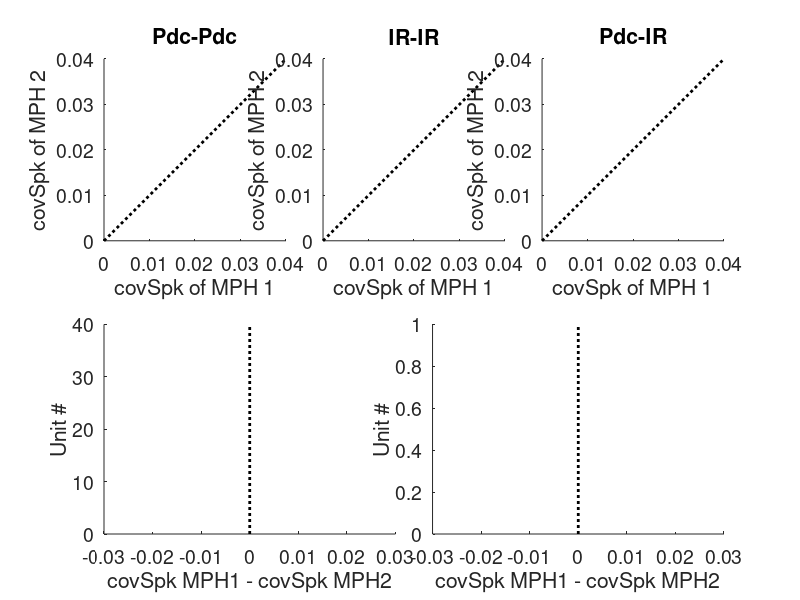

The MATLAB source for this figure: (Note: this script raises an error after producing the figure.)
function analyzeMPH_withinContext( PlotThis, select_stim, UnitFilt )
%
%  analyzeMPH_withinContext( PlotThis, select_stim )
%   Control for analyzeMPH, which compares metrics of period responses
%   across Pdc/IR contexts. 
%
%  KP, 2018-05
%

global fn AMrates rateVec_AC rateVec_DB
close  all
rng('shuffle')

if nargin<1
    PlotThis = 'covSpk'; 'FR'; 'FF'; 'TrV'; 'VS'; 'MP'; 'CrSc'; 'Rel'; 'CV'; 'r_all'; 'r_pdc';
    select_stim = 'iBMF_FR'; 'iBMF_VS'; 'iSync'; 'all';
    UnitFilt =    'All';  'Sparse';  'HighFR';
elseif nargin==1
    select_stim = 'iBMF_FR'; 'iBMF_VS'; 'iSync'; 'all';
    UnitFilt =    'All';  'Sparse';  'HighFR';
elseif nargin==2
    UnitFilt =    'All';  'Sparse';  'HighFR';
end

%!!!!!!!!!!!!!!!!!
SUonly   =  1;
%!!!!!!!!!!!!!!!!!
AMrespFilt =  1;
%!!!!!!!!!!!!!!!!!
FRcutoff =  1;%Hz 
%!!!!!!!!!!!!!!!!!
minTrs   =  10;
%!!!!!!!!!!!!!!!!!
tVarBin = 31;
%!!!!!!!!!!!!!!!!!



%% Set options


set(0,'DefaultTextInterpreter','none')
set(0,'DefaultAxesFontSize',14)

scrsz = get(0,'ScreenSize');
narrow     = [1 scrsz(4) scrsz(3)/4 scrsz(4)];
fullscreen = [1 scrsz(4) scrsz(3) scrsz(4)];
smallrect  = [1 scrsz(4)/3 scrsz(3)/5 scrsz(4)/3];
widerect = [1 scrsz(4)/3 scrsz(3) scrsz(4)/3];

switch PlotThis
    case 'FR'
        if strcmp(UnitFilt,'Sparse')
            yminval = 0;
            ymaxval = 25;
        else
            yminval = 0;
            ymaxval = 40;
        end
    case 'FF'
        yminval = 0;
        ymaxval = 10;
    case 'TrV'
        yminval = 0;
        ymaxval = 0.7;
    case 'CV'
        yminval = 0;
        ymaxval = 4;
    case {'VS' 'Rel'}
        yminval = 0;
        ymaxval = 1;
    case 'MP'
        yminval = 0;
        ymaxval = 2*pi;
    case {'r_all' 'r_pdc' 'avTrCorr'}
        yminval = 0;
        ymaxval = 1;
    case 'covSpk'
        yminval = 0;
        ymaxval = 0.04;
    case 'CrSc'
        yminval = -0.2;
        ymaxval = 0.8;
    otherwise
        keyboard
end

AMrates = [2 4 8 16 32];
ContextStr = {'Periodic' 'Irregular'};
SeqPosStr = {'Early' 'Late'};
DpTypeStr = {'Pdc-Pdc' 'IR-IR' 'Pdc-IR'};



%% Set up figures


% RATES SEPARATED
for ir = 1:numel(AMrates)
    
    hfr(ir) = figure;
    set(hfr(ir),'Position',fullscreen)
    for isp = 1:numel(DpTypeStr)
        hspr(ir,isp)=subplot(2,2*numel(DpTypeStr),[isp*2-1 isp*2]); hold on
        axis square
        plot([yminval ymaxval],[yminval ymaxval],':k','LineWidth',2);
        xlim([yminval ymaxval])
        ylim([yminval ymaxval])
        title(DpTypeStr{isp})
        ylabel([(PlotThis) ' of MPH 2'])
        xlabel([(PlotThis) ' of MPH 1'])
        hold off
    end
    hspr(ir,4)=subplot(2,2*numel(DpTypeStr),7:9); hold on
    plot([0 0],[0 40],':k','LineWidth',2);
    
    if any(strcmp(PlotThis,{'VS' 'MP' 'CrSc' 'Rel'}))
        xlim([-ymaxval ymaxval])
    else
        xlim([-ymaxval ymaxval].*0.75)
    end
    
    ylim([0 40])
    xlabel([(PlotThis) ' MPH1 - ' (PlotThis) ' MPH2'])
    ylabel('Unit #')
    hold off
    
    hspr(ir,5)=subplot(2,2*numel(DpTypeStr),10:12); hold on
    plot([0 0],[0 40],':k','LineWidth',2);
    
    if any(strcmp(PlotThis,{'VS' 'MP' 'CrSc' 'Rel'}))
        xlim([-ymaxval ymaxval])
    else
        xlim([-ymaxval ymaxval].*0.75)
    end
    
    ylim([0 1])
    xlabel([(PlotThis) ' MPH1 - ' (PlotThis) ' MPH2'])
    ylabel('Unit #')
    hold off
    
    suptitle(sprintf('%s of MPHs  |  stimuli: %s  |  %i Hz',PlotThis,select_stim,AMrates(ir)))
    
end
hold off



% OVERLAY

hfo = figure; hold on
set(hfo,'Position',fullscreen)

for isp = 1:numel(DpTypeStr)
    hspo(isp)=subplot(2,2*numel(DpTypeStr),[isp*2-1 isp*2]); hold on
    axis square
    plot([yminval ymaxval],[yminval ymaxval],':k','LineWidth',2);
    xlim([yminval ymaxval])
    ylim([yminval ymaxval])
    title(DpTypeStr{isp})
    ylabel([(PlotThis) ' of MPH 2'])
    xlabel([(PlotThis) ' of MPH 1'])
    hold off
end

hspo(4)=subplot(2,2*numel(DpTypeStr),7:9); hold on
plot([0 0],[0 40],':k','LineWidth',2);

if any(strcmp(PlotThis,{'VS' 'MP' 'CrSc' 'Rel'}))
    xlim([-ymaxval ymaxval])
else
    xlim([-ymaxval ymaxval].*0.75)
end

ylim([0 40])
xlabel([(PlotThis) ' MPH1 - ' (PlotThis) ' MPH2'])
ylabel('Unit #')

hspo(5)=subplot(2,2*numel(DpTypeStr),10:12); hold on
plot([0 0],[0 1],':k','LineWidth',2);

if any(strcmp(PlotThis,{'VS' 'MP' 'CrSc' 'Rel'}))
    xlim([-ymaxval ymaxval])
else
    xlim([-ymaxval ymaxval].*0.75)
end

ylim([0 0.4])
xlabel([(PlotThis) ' MPH1 - ' (PlotThis) ' MPH2'])
ylabel('Probability')

suptitle(sprintf('%s of MPHs  |  stimuli: %s  |  All AM rates',PlotThis,select_stim))
hold off




% Set colors
colors = [ 250 250 250;...
            84  24  69;...
           120  10  41;...
           181   0  52;...
           255  87  51;...
           255 153   0]./255;
colors = [ colors; ...
            [37  84 156]./255 ;...
            [19 125 124]./255 ];
        
alphval = 0.6;
dotsize = 120;
        

%% Load Resp data table (with RCorr results)

fn = set_paths_directories('','',1);
q = load(fullfile(fn.processed,'RespStruct_allSU'));
Resp = q.Resp;

% Load IR stimulus rate vectors
q = load(fullfile(fn.stim,'rateVec_AC'));
rateVec_AC = q.buffer;
q = load(fullfile(fn.stim,'rateVec_DB'));
rateVec_DB = q.buffer;


N=0;

% Preallocate struct for results
FinalDPs=struct;
for ir=1:5
    for is=1:2
        FinalDPs(ir,is).Pdc = [];
        FinalDPs(ir,is).IR  = [];
        DP_TrV(ir,is).Pdc = [];
        DP_TrV(ir,is).IR  = [];
        DP_FR(ir,is).Pdc  = [];
        DP_FR(ir,is).IR   = [];
    end
end


% Empty data matrices
Pdcmat  =[];
IRmat   =[];
PdIRmat =[];
hfdrData=[];
hfddData=[];
HistoryData = [];



%%  SUBJECTS

subjects = {'WWWlf_253395' 'WWWf_253400' };

for subj = 1:numel(subjects)

    subject = subjects{subj};
    
    switch subject
        case 'WWWf_253400'
            subjcol = 'k';
        case 'WWWlf_253395'
            subjcol = 'k';
    end
     

%%  SESSIONS

% Get list of sessions to check for sorted data

fn = set_paths_directories(subject,'',1);

SpkFns = dir(fullfile(fn.processed,subject,'*_Spikes.mat'));

Sessions = [];
for ifn = 1:numel(SpkFns)
    if length(char(extractBetween(SpkFns(ifn).name,'sess-','_Spikes')))==2
        Sessions = [Sessions; extractBetween(SpkFns(ifn).name,'sess-','_Spikes')];
    end
end

% Sessions = flipud(Sessions);

% Step through each session
for sess = Sessions'
    
session = char(sess);


if AMrespFilt %skip sessions with no Robust SUs
    SessResp = Resp(strcmp({Resp.Subject},subject)&strcmp({Resp.Session},session));
    if isempty(SessResp),  continue,   end
    
    % Here add call to a function that outputs the indices of SessResp 
    % that contain a responsive unit. With this method, the thresholds can
    % be flexibly changed.
    [sig_ids,SessResp] = identifyResponsiveUnits_old(SessResp);
    
    if strcmp(UnitFilt,'NonRespUn')
        NR_ids = 1:numel(SessResp);
        NR_ids(sig_ids)=[];
        Channels = unique([SessResp(NR_ids).Channel]);
    else
%         Channels = unique([SessResp.Channel]);
        Channels = unique([SessResp(sig_ids).Channel]);
    end
    
    if isempty(Channels), continue, end
    
else 
    Channels =  [1:7 9:16];
end


%%
% Load data files
fn = set_paths_directories(subject,session,1);
fprintf('Loading sess %s...\n',session)
filename = sprintf( '%s_sess-%s_Info'     ,subject,session); load(fullfile(fn.processed,subject,filename));
filename = sprintf( '%s_sess-%s_TrialData',subject,session); load(fullfile(fn.processed,subject,filename));
filename = sprintf( '%s_sess-%s_Spikes'   ,subject,session); load(fullfile(fn.processed,subject,filename));

% KS
% clusters = loadKiloSortClusters([fn.sessdata '/sorting'],24414)
% clusters = loadKiloSortClusters([fn.sessdata '/sorting'],Info.fs)


%% GET STIM INFO
[dBSPL,LP] = theseSoundParams(TrialData);
if numel(dBSPL)>1 || numel(LP)>1
    keyboard
end


%% STEP THROUGH EACH CHANNEL

for channel = Channels
        
    % Find clus to plot
    spikes = Spikes.sorted(channel);
    if AMrespFilt==0
        if ~any(spikes.labels(:,2)==2 | spikes.labels(:,2)==3) %no valid clus for this channel
            continue
        else
            Clus = spikes.labels(spikes.labels(:,2)==2 |spikes.labels(:,2)==3,1);
        end
    else
        Clus = SessResp([SessResp.Channel]==channel).Clu;
    end
    
    
    %% STEP THROUGH EACH CLU
    
    for clu = Clus'
        
        ThisResp = SessResp([SessResp.Channel]==channel & [SessResp.Clu]==clu);
        
        switch UnitFilt
            case 'Sparse'
                if ThisResp.Sparse==0, continue, end
            case 'HighFR'
                if ThisResp.Sparse==1, continue, end
        end
        
        if strcmp(select_stim,'iBMF_FR') && (~isfield(ThisResp,'iBMF_FR') || isempty(ThisResp.iBMF_FR))
            continue 
        end
        if strcmp(select_stim,'iBMF_VS') && (~isfield(ThisResp,'iBMF_VS') || isempty(ThisResp.iBMF_VS))
            continue
        end
        
        
        % GET SPIKETIMES
        
        if SUonly && (spikes.labels(spikes.labels(:,1)==clu,2) ~= 2)
            continue
        end
        
        switch spikes.labels(spikes.labels(:,1)==clu,2)
            case 2
                unType = 'SU';
            case 3
                unType = 'MU';
        end
        
        spiketimes = round(spikes.spiketimes(spikes.assigns==clu') * 1000);  %ms
        % spiketrials = spikes.trials(unit_in);
        spiketimes = spiketimes-round(ThisResp.IntTime);
        
        if isempty(spiketimes)
            continue
        end
                        
        
        
        
        %%
        %~~~~~~~~~~~~~~~~~~~~~~~~
        % Collect FR over session
        %~~~~~~~~~~~~~~~~~~~~~~~~
        
        bs_hist = 1;
        bs_smth = 20;
        
        [Stream_FRsmooth,Stream_zscore,Stream_Spikes] = convertSpiketimesToFR(spiketimes,...
            length(SpoutStream),TrialData.onset(1),TrialData.offset(1),bs_hist,bs_smth,'silence');
        
        
        % Check if unit has very low overall firing rate
        if mean(Stream_FRsmooth(TrialData.onset(1):end)) < FRcutoff
            continue
        end
        
        N = N+1;
        

        %%
        
        % Step through each combo of dBSPL, HP, AMdepth
        for spl = dBSPL
            for lpn = LP
                
                %>>>>>>>>>>>>>>>>>>>>>>>>|||<<<<<<<<<<<<<<<<<<<<<<<<<<<<<<<
                %>>>>>>>>>>>>>>>>>>>>>>>>|||<<<<<<<<<<<<<<<<<<<<<<<<<<<<<<<
                % Create table with all unique periods in it
                MPH = makeMPHtable(TrialData,Info.artifact(channel).trials,spl,lpn,spiketimes);
                %>>>>>>>>>>>>>>>>>>>>>>>>|||<<<<<<<<<<<<<<<<<<<<<<<<<<<<<<<
                %>>>>>>>>>>>>>>>>>>>>>>>>|||<<<<<<<<<<<<<<<<<<<<<<<<<<<<<<<
                
                
                %%  3) ANALYZE DATA
                
                
                if strcmp(select_stim,'all')
                    ThisResp.all = 1:5;
%                     diffData_unit= [];
                end
                
                if ~isfield(ThisResp,select_stim)
                    continue
                end
                
                
                %~~~~~~~~~~~~~~~~~~~~~~~~~~~~~~~~~~~~~~~~~~~~~~
                anThisRate = AMrates(ThisResp.(select_stim));
                %~~~~~~~~~~~~~~~~~~~~~~~~~~~~~~~~~~~~~~~~~~~~~~
                
                
                
                for this_rate = anThisRate
                    
                    Period = 1000/this_rate;
                    if isfield(ThisResp,'iBMF_FR') && ~isempty(ThisResp.iBMF_FR)
                        logDistBMF = find(AMrates==this_rate)-ThisResp.iBMF_FR;
                    else
                        logDistBMF = nan;
                    end
                    
                    
                    %% ~~~~~~~~ Pdc-Pdc ~~~~~~~~
                    
                    subMPH = MPH(MPH.ThisStimID<7 & MPH.AMrate==this_rate,:);
                    PdStarttimes = unique(subMPH.Starttime)';
                    
                    % Skip Pdc periods that fall in first 100 ms
                    if this_rate==8 || this_rate==16
                        PdStarttimes(PdStarttimes<100) = [];
                        
                    % UNLESS it's 4 hz or 32 hz AND preceded by the same rate
                    elseif this_rate==4  ||  this_rate==2  %or 2hz preceded by 4hz
                        subMPH((subMPH.PrevStimID~=3) & (subMPH.Starttime<100),:)=[];
                        PdStarttimes = unique(subMPH.Starttime)';
                    elseif this_rate==32
                        subMPH((subMPH.PrevStimID~=6) & (subMPH.Starttime<100),:)=[];
                        PdStarttimes = unique(subMPH.Starttime)';
                    end
                    
                    
                    % Choose 2 or 4 random combinations of periods to
                    % compare
                    iPdPairs = randperm(length(PdStarttimes));
                    PdPairs = PdStarttimes(iPdPairs(1:2));
                    if this_rate>2 
                        PdPairs = [PdPairs; PdStarttimes(iPdPairs(3:4))];
                        if this_rate>4
                            PdPairs = [PdPairs; PdStarttimes(iPdPairs(5:6))];
                        end
                    end
                    
                    
                    % Preallocate
                    PdcStruct = struct;
                    FR       = nan(1,numel(subMPH(subMPH.Starttime==PdStarttimes(1),:).raster));
                    SEM      = nan(1,numel(subMPH(subMPH.Starttime==PdStarttimes(1),:).raster));
                    FF       = nan(1,numel(subMPH(subMPH.Starttime==PdStarttimes(1),:).raster));
                    TrV      = nan(1,numel(subMPH(subMPH.Starttime==PdStarttimes(1),:).raster));
                    CV       = nan(1,numel(subMPH(subMPH.Starttime==PdStarttimes(1),:).raster));
                    VS       = nan(1,numel(subMPH(subMPH.Starttime==PdStarttimes(1),:).raster));
                    MP       = nan(1,numel(subMPH(subMPH.Starttime==PdStarttimes(1),:).raster));
                    CrSc     = nan(1,numel(subMPH(subMPH.Starttime==PdStarttimes(1),:).raster));
                    Rel      = nan(1,numel(subMPH(subMPH.Starttime==PdStarttimes(1),:).raster));
                    covSpktimes = nan(1,numel(subMPH(subMPH.Starttime==PdStarttimes(1),:).raster));
                    
                    for ipair = 1:size(PdPairs,1)
                        
                        randPair = PdPairs(ipair,:);
                        
                        for ipd = 1:2
                                                        
                            for ipst = 1:numel(subMPH(subMPH.Starttime==randPair(ipd),:).raster)
                                
                                raster = subMPH(subMPH.Starttime==randPair(ipd),:).raster{ipst};
                                if ~(ceil(Period)==size(raster,2))
                                    keyboard
                                end
                                
                                [CrSc(ipst),Rel(ipst)] = calculateCorrScore(raster,tVarBin,[num2str(this_rate) ' Hz period'],0);
                                
                                FR(1,ipst)  = sum(sum( raster ))/size(raster,1)/Period*1000; 
                                SEM(1,ipst) = std(sum(raster,2)/Period*1000) / sqrt(size(raster,1));
                                FF(1,ipst)  = var(sum(raster,2)/Period*1000) / mean(sum(raster,2)/Period*1000);
                                TrV(1,ipst) = calc_binned_bootstrapped_TrTrVar(raster,tVarBin);
                                CV(1,ipst)  = calc_binned_bootstrapped_CV(raster,tVarBin);
                                covSpktimes(ipst) = mean(diag(cov(raster)));
                                
                                % Reformat raster for VS calculation
                                spktimes=[];
                                for it = 1:size(raster,1)
                                    spktimes = [spktimes find(raster(it,:)) + (it-1)*Period];
                                end
                                VS(1,ipst) = vectorstrength(spktimes,Period);
                                [MP(1,ipst),R] = meanphase(spktimes,Period);
                                if abs(R-VS(1,ipst))>1e-3, keyboard, end
                                
                            end %ipst
                            
                            % Save data for this period
                            
                            PdcStruct(ipair,ipd).stimID = mode(subMPH.ThisStimID);
                            PdcStruct(ipair,ipd).starttime = randPair(ipd);
                            PdcStruct(ipair,ipd).FR  = mean(FR,'omitnan');
                            PdcStruct(ipair,ipd).SEM = mean(SEM,'omitnan');
                            PdcStruct(ipair,ipd).FF  = mean(FF,'omitnan');
                            PdcStruct(ipair,ipd).TrV = mean(TrV,'omitnan');
                            PdcStruct(ipair,ipd).CV  = mean(CV,'omitnan');
                            PdcStruct(ipair,ipd).VS  = mean(VS,'omitnan');
                            PdcStruct(ipair,ipd).MP  = mean(MP,'omitnan');
                            PdcStruct(ipair,ipd).CrSc= mean(CrSc,'omitnan');
                            PdcStruct(ipair,ipd).Rel = mean(Rel,'omitnan');
                            PdcStruct(ipair,ipd).covSpk = mean(covSpktimes,'omitnan');
                            
                        end %ipd                        
                    end %ipair
                    
                    
                    % Add Pdc data average for history comparison later
                    
%                     subMPH = MPH(MPH.ThisStimID<7 & MPH.AMrate==this_rate & MPH.PrevPd==this_rate & MPH.Starttime>100,:);
%                     if mode(subMPH.PrevPd)~=this_rate, keyboard, end
                    
                    meanPlotThis = mean([PdcStruct.(PlotThis)]);
                    
%                     HistoryData_Pdc = [HistoryData_Pdc; [ this_rate mode(subMPH.PrevPd) mean(subMPH.Prev500msFR) mean(subMPH.Prev100msFR) meanPlotThis ]];
                    
                      
                    %% ~~~~~~~~  IR-IR  ~~~~~~~~
                    
                                        
                    subMPH = MPH(MPH.ThisStimID>6 & MPH.AMrate==this_rate,:);
                    
                    % Get all combinations of 2 periods (averaging across
                    % prev stim)
                    PdStarttimes = unique(subMPH.Starttime)';
                    
                    
                    PdPairs = nchoosek(PdStarttimes,2);
                    
                    % Randomly remove a pair sometimes, to keep the sample
                    % sizes similar across comparisons
                    if numel(unique(subMPH.ThisStimID))>1 && rand(1,1)>0.333
                        rnd_i_rm = randi(size(PdPairs,1));
                        PdPairs(rnd_i_rm,:) = [];
                    end
                    
                    
                    % Preallocate
                    IRStruct = struct;
                    FR       = nan(1,numel(subMPH(subMPH.Starttime==PdStarttimes(1),:).raster));
                    SEM      = nan(1,numel(subMPH(subMPH.Starttime==PdStarttimes(1),:).raster));
                    FF       = nan(1,numel(subMPH(subMPH.Starttime==PdStarttimes(1),:).raster));
                    TrV      = nan(1,numel(subMPH(subMPH.Starttime==PdStarttimes(1),:).raster));
                    CV       = nan(1,numel(subMPH(subMPH.Starttime==PdStarttimes(1),:).raster));
                    VS       = nan(1,numel(subMPH(subMPH.Starttime==PdStarttimes(1),:).raster));
                    MP       = nan(1,numel(subMPH(subMPH.Starttime==PdStarttimes(1),:).raster));
                    CrSc     = nan(1,numel(subMPH(subMPH.Starttime==PdStarttimes(1),:).raster));
                    Rel      = nan(1,numel(subMPH(subMPH.Starttime==PdStarttimes(1),:).raster));
                    covSpktimes = nan(1,numel(subMPH(subMPH.Starttime==PdStarttimes(1),:).raster));
                    
                    for ipair = 1:size(PdPairs,1)
                        
                        randPair = PdPairs(ipair,:);
                        
                        for ipd = 1:2
                                                        
                            for ipst = 1:numel(subMPH(subMPH.Starttime==randPair(ipd),:).raster)
                                
                                raster = subMPH(subMPH.Starttime==randPair(ipd),:).raster{ipst};
                                if ~(ceil(Period)==size(raster,2))
                                    keyboard
                                end
                                
                                [CrSc(ipst),Rel(ipst)] = calculateCorrScore(raster,tVarBin,[num2str(this_rate) ' Hz period'],0);
                                
                                FR(1,ipst)  = sum(sum( raster ))/size(raster,1)/Period*1000; 
                                SEM(1,ipst) = std(sum(raster,2)/Period*1000) / sqrt(size(raster,1));
                                FF(1,ipst)  = var(sum(raster,2)/Period*1000) / mean(sum(raster,2)/Period*1000);
                                TrV(1,ipst) = calc_binned_bootstrapped_TrTrVar(raster,tVarBin);
                                CV(1,ipst)  = calc_binned_bootstrapped_CV(raster,tVarBin);
                                covSpktimes(ipst) = mean(diag(cov(raster)));
                                
                                % Reformat raster for VS calculation
                                spktimes=[];
                                for it = 1:size(raster,1)
                                    spktimes = [spktimes find(raster(it,:)) + (it-1)*Period];
                                end
                                VS(1,ipst) = vectorstrength(spktimes,Period);
                                [MP(1,ipst),R] = meanphase(spktimes,Period);
                                if abs(R-VS(1,ipst))>1e-3, keyboard, end
                                
                            end
                            
                            % Save data for this period
                            
                            IRStruct(ipair,ipd).stimID = mode(subMPH.ThisStimID);
                            IRStruct(ipair,ipd).starttime = randPair(ipd);
                            IRStruct(ipair,ipd).FR  = mean(FR,'omitnan');
                            IRStruct(ipair,ipd).SEM = mean(SEM,'omitnan');
                            IRStruct(ipair,ipd).FF  = mean(FF,'omitnan');
                            IRStruct(ipair,ipd).TrV = mean(TrV,'omitnan');
                            IRStruct(ipair,ipd).CV  = mean(CV,'omitnan');
                            IRStruct(ipair,ipd).VS  = mean(VS,'omitnan');
                            IRStruct(ipair,ipd).MP  = mean(MP,'omitnan');
                            IRStruct(ipair,ipd).CrSc= mean(CrSc,'omitnan');
                            IRStruct(ipair,ipd).Rel = mean(Rel,'omitnan');
                            IRStruct(ipair,ipd).covSpk = mean(covSpktimes,'omitnan');
                            
                        end %ipd                        
                    end %ipair
                    
                    
                    %% ~~~~~~ // Pdc-IR // ~~~~~~~~ 
                    
                    
                    PdIRStruct = struct;
                    theseIRs = unique(MPH.ThisStimID(MPH.ThisStimID>6))';
                    
                    for IRstim = theseIRs
                        
                        subMPH = MPH(MPH.ThisStimID==IRstim & MPH.AMrate==this_rate,:);
                        
                        if isempty(subMPH), continue, end
                                                
                        for iseq = 1:2
                            
                            % Preallocate
                            FR       = nan(1,numel(subMPH(subMPH.SeqPos==iseq,:).raster));
                            SEM      = nan(1,numel(subMPH(subMPH.SeqPos==iseq,:).raster));
                            FF       = nan(1,numel(subMPH(subMPH.SeqPos==iseq,:).raster));
                            TrV      = nan(1,numel(subMPH(subMPH.SeqPos==iseq,:).raster));
                            CV       = nan(1,numel(subMPH(subMPH.SeqPos==iseq,:).raster));
                            VS       = nan(1,numel(subMPH(subMPH.SeqPos==iseq,:).raster));
                            MP       = nan(1,numel(subMPH(subMPH.SeqPos==iseq,:).raster));
                            CrSc     = nan(1,numel(subMPH(subMPH.SeqPos==iseq,:).raster));
                            Rel      = nan(1,numel(subMPH(subMPH.Starttime==PdStarttimes(1),:).raster));
                            covSpktimes   = nan(1,numel(subMPH(subMPH.SeqPos==iseq,:).raster));
%                             rMPH_all = nan(2,numel(subMPH(subMPH.SeqPos==iseq,:).raster));
%                             rMPH_pdc = nan(2,numel(subMPH(subMPH.SeqPos==iseq,:).raster));
                            
                            for ipst = 1:numel(subMPH(subMPH.SeqPos==iseq,:).raster)
                                
                                
                                % Skip first period of AC if preceded by 32 Hz                                
                                if IRstim==7 && this_rate==32 && iseq==1 && ipst==5
                                    continue
                                end
                                
                                % Skip first period of DB if preceded by 4 Hz
                                if IRstim==8 && this_rate==4 && iseq==1 && ipst==2
                                    continue
                                end
                                
                                
                                raster = subMPH(subMPH.SeqPos==iseq,:).raster{ipst};
                                if ~(ceil(Period)==size(raster,2))
                                    keyboard
                                end
                                
                                [CrSc(ipst),Rel(ipst)] = calculateCorrScore(raster,tVarBin,[num2str(this_rate) ' Hz period'],0);
                                
                                FR(ipst)  = sum(sum( raster ))/size(raster,1)/Period*1000; 
                                SEM(ipst) = std(sum(raster,2)/Period*1000) / sqrt(size(raster,1));
                                FF(ipst)  = var(sum(raster,2)/Period*1000) / mean(sum(raster,2)/Period*1000);
                                TrV(ipst) = calc_binned_bootstrapped_TrTrVar(raster,tVarBin);
                                CV(ipst)  = calc_binned_bootstrapped_CV(raster,tVarBin);
%                                 [r,p] = corrcoef(MPH_AllPds,sum(raster,1)/size(raster,1)*1000);
%                                 rMPH_all(:,ipst) = [r(1,2); p(1,2)];
%                                 [r,p] = corrcoef(MPH_PdcPds,sum(raster,1)/size(raster,1)*1000);
%                                 rMPH_pdc(:,ipst) = [r(1,2); p(1,2)];
                                covSpktimes(ipst) = mean(diag(cov(raster)));
                                
                                % Reformat raster for VS calculation
                                spktimes=[];
                                for it = 1:size(raster,1)
                                    spktimes = [spktimes find(raster(it,:)) + (it-1)*Period];
                                end
                                VS(ipst) = vectorstrength(spktimes,Period);
                                [MP(ipst),R] = meanphase(spktimes,Period);
                                if abs(R-VS(ipst))>1e-3, keyboard, end
                                
                                % Add period to HistoryData
                                HistoryData = [HistoryData; ...
                                    [ this_rate logDistBMF ...
                                    subMPH(subMPH.SeqPos==iseq,:).PrevPd(ipst) ...
                                    subMPH(subMPH.SeqPos==iseq,:).Prev500msFR(ipst) ...
                                    subMPH(subMPH.SeqPos==iseq,:).Prev100msFR(ipst) ...
                                    eval(sprintf('%s(ipst)',PlotThis))-meanPlotThis ] ];
                                
                                
                            end %ipst
                            
                            % Average over previous stimuli and save for
                            % comparison
                            
                            idx = 2*(IRstim-7) + iseq;
                            
                            PdIRStruct(idx,1).stimID = IRstim;
                            PdIRStruct(idx,1).seqPos = iseq;
                            PdIRStruct(idx,1).starttime = mode(subMPH(subMPH.SeqPos==iseq,:).Starttime);
                            PdIRStruct(idx,1).FR   = mean(FR,'omitnan');
                            PdIRStruct(idx,1).SEM  = mean(SEM,'omitnan');
                            PdIRStruct(idx,1).FF   = mean(FF,'omitnan');
                            PdIRStruct(idx,1).TrV  = mean(TrV,'omitnan');
                            PdIRStruct(idx,1).CV   = mean(CV,'omitnan');
                            PdIRStruct(idx,1).VS   = mean(VS,'omitnan');
                            PdIRStruct(idx,1).MP   = mean(MP,'omitnan');
                            PdIRStruct(idx,1).CrSc = mean(CrSc,'omitnan');
                            PdIRStruct(idx,1).Rel = mean(Rel,'omitnan');
                            PdIRStruct(idx,1).covSpk = mean(covSpktimes,'omitnan');    
                            
                        end %iseq
                        
                        
                    end %IRstim -- IRREGULAR first
                    
                    
                    
                    % - - - - - - - - - - - - - - - - - - - - - - - - - - -
                    % Now get matching PERIODIC context data
                    
                    subMPH = MPH(MPH.ThisStimID<7 & MPH.AMrate==this_rate,:);
                    pdcstarttimes = unique(subMPH.Starttime)';
                    
                    % Skip Pdc periods that fall in first 100 ms
                    if this_rate==2 || this_rate==8 || this_rate==16
                        pdcstarttimes(pdcstarttimes<100) = [];
                        
                    % unless it's 4 hz or 32 hz preceded by the same rate
                    elseif this_rate==4
                        subMPH((subMPH.PrevStimID~=3) & (subMPH.Starttime<100),:)=[];
                        pdcstarttimes = unique(subMPH.Starttime)';
                    elseif this_rate==32
                        subMPH((subMPH.PrevStimID~=6) & (subMPH.Starttime<100),:)=[];
                        pdcstarttimes = unique(subMPH.Starttime)';
                    end
                    
                    
                    for iIRpd = 1:size(PdIRStruct,1)
                        
                        if isempty(PdIRStruct(iIRpd,1).stimID)
                            continue
                        end
                        
                        IRstim = PdIRStruct(iIRpd,1).stimID;
                        iseq = PdIRStruct(iIRpd,1).seqPos;
                        idx = 2*(IRstim-7) + iseq;
                        if idx~=iIRpd, keyboard, end
                        
                        strtdiffs = PdIRStruct(idx,1).starttime - pdcstarttimes;
%                         [~,ipd] = min(strtdiffs(strtdiffs>=0));
                        [~,ipd] = min(abs(strtdiffs));
                        
                        % Preallocate
                        FR  = nan(1,numel(subMPH(subMPH.Starttime==pdcstarttimes(ipd),:).raster));
                        SEM = nan(1,numel(subMPH(subMPH.Starttime==pdcstarttimes(ipd),:).raster));
                        FF  = nan(1,numel(subMPH(subMPH.Starttime==pdcstarttimes(ipd),:).raster));
                        TrV = nan(1,numel(subMPH(subMPH.Starttime==pdcstarttimes(ipd),:).raster));
                        CV  = nan(1,numel(subMPH(subMPH.Starttime==pdcstarttimes(ipd),:).raster));
                        VS  = nan(1,numel(subMPH(subMPH.Starttime==pdcstarttimes(ipd),:).raster));
                        MP  = nan(1,numel(subMPH(subMPH.Starttime==pdcstarttimes(ipd),:).raster));
                        CrSc     = nan(1,numel(subMPH(subMPH.Starttime==PdStarttimes(1),:).raster));
                        Rel      = nan(1,numel(subMPH(subMPH.Starttime==PdStarttimes(1),:).raster));
                        covSpktimes   = nan(1,numel(subMPH(subMPH.SeqPos==iseq,:).raster));
%                         rMPH_all = nan(2,numel(subMPH(subMPH.Starttime==pdcstarttimes(ipd),:).raster));
%                         rMPH_pdc = nan(2,numel(subMPH(subMPH.Starttime==pdcstarttimes(ipd),:).raster));
                        
                        for ipst = 1:numel(subMPH(subMPH.Starttime==pdcstarttimes(ipd),:).raster)
                            
                            raster = subMPH(subMPH.Starttime==pdcstarttimes(ipd),:).raster{ipst};
                            if ~(ceil(Period)==size(raster,2))
                                keyboard
                            end
                            
                            [CrSc(ipst),Rel(ipst)] = calculateCorrScore(raster,tVarBin,[num2str(this_rate) ' Hz period'],0);
                            
                            FR(ipst)   = sum(sum( raster ))/size(raster,1)/Period*1000;
                            SEM(ipst)  = std(sum(raster,2)/Period*1000) / sqrt(size(raster,1));
                            FF(ipst)   = var(sum(raster,2)/Period*1000) / mean(sum(raster,2)/Period*1000);
                            TrV(ipst)  = calc_binned_bootstrapped_TrTrVar(raster,tVarBin);
                            CV(ipst)   = calc_binned_bootstrapped_CV(raster,tVarBin);
                            covSpktimes(ipst) = mean(diag(cov(raster)));
                            
%                             [r,p] = corrcoef(MPH_AllPds,sum(raster,1)/size(raster,1)*1000);
%                             rMPH_all(:,ipst) = [r(1,2); p(1,2)];
%                             [r,p] = corrcoef(MPH_PdcPds,sum(raster,1)/size(raster,1)*1000);
%                             rMPH_pdc(:,ipst) = [r(1,2); p(1,2)];
                            
                            % Reformat raster for VS calculation
                            spktimes=[];
                            for it = 1:size(raster,1)
                                spktimes = [spktimes find(raster(it,:)) + (it-1)*Period];
                            end
                            VS(ipst) = vectorstrength(spktimes,Period);
                            [MP(ipst),R] = meanphase(spktimes,Period);
                            if abs(R-VS(ipst))>1e-3, keyboard, end
                            
                        end %ipst
                        
                        
                        PdIRStruct(idx,2).stimID = this_rate;
                        PdIRStruct(idx,2).seqPos = iseq;
                        PdIRStruct(idx,2).starttime = mode(subMPH(subMPH.Starttime==pdcstarttimes(ipd),:).Starttime);
                        PdIRStruct(idx,2).FR  = mean(FR,'omitnan');
                        PdIRStruct(idx,2).SEM = mean(SEM,'omitnan');
                        PdIRStruct(idx,2).FF  = mean(FF,'omitnan');
                        PdIRStruct(idx,2).TrV = mean(TrV,'omitnan');
                        PdIRStruct(idx,2).CV  = mean(CV,'omitnan');
                        PdIRStruct(idx,2).VS  = mean(VS,'omitnan');
                        PdIRStruct(idx,2).MP  = mean(MP,'omitnan');
                        PdIRStruct(idx,2).CrSc= mean(CrSc,'omitnan');
                        PdIRStruct(idx,2).Rel = mean(Rel,'omitnan');
                        PdIRStruct(idx,2).covSpk = mean(covSpktimes,'omitnan');
                        
                    end %iIRpd
                    
                    
                    
                    %% ========  PLOT  ======= 
                    
                    
                    % RATES SEPARATED
                        
                    figure(hfr(AMrates==this_rate)); hold on
                    
                    % Pdc-Pdc
                    subplot(hspr(AMrates==this_rate,1)); hold on
%                     if this_rate<8
                        scatter([PdcStruct(:,1).(PlotThis)],[PdcStruct(:,2).(PlotThis)],dotsize,'o','MarkerFaceColor','b','MarkerEdgeColor','b')
%                     else
%                         MPH1range = prctile([PdcData(:,1).(PlotThis)],[5 95]);
%                         MPH2range = prctile([PdcData(:,2).(PlotThis)],[5 95]);
%                         plot(MPH1range,[median([PdcData(:,2).(PlotThis)]) median([PdcData(:,2).(PlotThis)])],'-b')
%                         plot([median([PdcData(:,1).(PlotThis)]) median([PdcData(:,1).(PlotThis)])],MPH2range,'-b')
%                     end
                    hold off
                    
                    % IR-IR
                    subplot(hspr(AMrates==this_rate,2)); hold on
                    scatter([IRStruct(:,1).(PlotThis)],[IRStruct(:,2).(PlotThis)],dotsize,'o','MarkerFaceColor','g','MarkerEdgeColor','g')
                    hold off
                    
                    % Pdc-IR
                    subplot(hspr(AMrates==this_rate,3)); hold on
                    scatter([PdIRStruct(:,2).(PlotThis)], [PdIRStruct(:,1).(PlotThis)], dotsize,'o',...
                        'MarkerFaceColor',colors(subMPH.ThisStimID(1),:),'MarkerEdgeColor',colors(subMPH.ThisStimID(1),:))%,...
%                         'MarkerFaceAlpha',alphval,'MarkerEdgeAlpha',alphval)
                    hold off
                    
                    % Overlay -- difference plot
                    subplot(hspr(AMrates==this_rate,4)); hold on
%                     if this_rate<8
                        scatter([PdcStruct(:,1).(PlotThis)]-[PdcStruct(:,2).(PlotThis)], N*ones(size([PdcStruct(:,1).(PlotThis)])),...
                            dotsize,'o','MarkerFaceColor','b','MarkerEdgeColor','b')
%                     else
%                         diffPctl = prctile([PdcData(:,1).(PlotThis)]-[PdcData(:,2).(PlotThis)],[5 95]); %for hist of diffs
%                         plot(diffPctl, [N N], 'b','LineWidth',3)
%                     end
                    
                    scatter([PdIRStruct(:,2).(PlotThis)]-[PdIRStruct(:,1).(PlotThis)], N*ones(size([PdIRStruct(:,1).(PlotThis)])), dotsize,'o',...
                        'MarkerFaceColor',colors(subMPH.ThisStimID(1),:),'MarkerEdgeColor',[1 1 1])
                    hold off
                    
                    
                    
                    % OVERLAY
                    
                    figure(hfo); hold on
                    
                    % Pdc-Pdc
                    subplot(hspo(1)); hold on
                    scatter([PdcStruct(:,1).(PlotThis)],[PdcStruct(:,2).(PlotThis)],dotsize,'o','MarkerFaceColor','b','MarkerEdgeColor','b')
                    hold off
                    
                    % IR-IR
                    subplot(hspo(2)); hold on
                    scatter([IRStruct(:,1).(PlotThis)],[IRStruct(:,2).(PlotThis)],dotsize,'o','MarkerFaceColor','g','MarkerEdgeColor','g')
                    hold off
                    
                    % Pdc-IR
                    subplot(hspo(3)); hold on
                    scatter([PdIRStruct(:,2).(PlotThis)], [PdIRStruct(:,1).(PlotThis)], dotsize,'o',...
                        'MarkerFaceColor',colors(subMPH.ThisStimID(1),:),'MarkerEdgeColor',colors(subMPH.ThisStimID(1),:))%,...
                    hold off
                    
                    
                    
                    %% ------ Store data  ------
                    
                    % All data collected
                    GroupData(N).(['rate' num2str(this_rate)]).PdcData   = PdcStruct;
                    GroupData(N).(['rate' num2str(this_rate)]).IRData    = IRStruct;
                    GroupData(N).(['rate' num2str(this_rate)]).PdIRData  = PdIRStruct;
                    
                    
                    % For stats of Pdc-IR, all AM rates overlayed
                    Pdcmat    = [ Pdcmat;  [ [PdcStruct(:,1).(PlotThis)]'  [PdcStruct(:,2).(PlotThis)]' ] ];
                    IRmat     = [ IRmat;   [ [IRStruct(:,1).(PlotThis)]'   [IRStruct(:,2).(PlotThis)]'  ] ];                    
                    PdIRmat   = [ PdIRmat; [ [PdIRStruct(:,2).(PlotThis)]' [PdIRStruct(:,1).(PlotThis)]'] ];
                    
                    
                    % Pdc-IR differences, as a function of stimulus
                    if strcmp(select_stim,'all')
                        
                        % By AM rate
                        hfdrData = [hfdrData; find(AMrates==this_rate) PdIRStruct(idx,1).(PlotThis)-PdIRStruct(idx,2).(PlotThis)];
                        
                        % By distance to BMF-fr
                        if isfield(ThisResp,'iBMF_FR') && ~isempty(ThisResp.iBMF_FR)
                            hfddData = [hfddData; logDistBMF PdIRStruct(idx,1).(PlotThis)-PdIRStruct(idx,2).(PlotThis)];
                        end
                    end
                    
                    
                    
                    
                end %this_rate
                
                
                
                %% Plot overlay now, with Pdc-Pdc datapoints on bottom layer
                
                % Overlay -- difference plot
                figure(hfo); hold on
                subplot(hspo(4)); hold on
                
                for ir=anThisRate
                    scatter([GroupData(N).(['rate' num2str(ir)]).PdcData(:,1).(PlotThis)]-[GroupData(N).(['rate' num2str(ir)]).PdcData(:,2).(PlotThis)],...
                        N*ones(size([GroupData(N).(['rate' num2str(ir)]).PdcData(:,1).(PlotThis)])),...
                        dotsize/1.5,'o','MarkerFaceColor','b','MarkerEdgeColor','b')
                end
                for ir=anThisRate
                    scatter([GroupData(N).(['rate' num2str(ir)]).PdIRData(:,2).(PlotThis)]-[GroupData(N).(['rate' num2str(ir)]).PdIRData(:,1).(PlotThis)],...
                        N*ones(size([GroupData(N).(['rate' num2str(ir)]).PdIRData(:,1).(PlotThis)])),...
                        dotsize/3,'o','MarkerFaceColor',colors(1+find(ir==AMrates),:),'MarkerEdgeColor',[1 1 1])
                end
                
                ylim([0 N+1])
                hold off
                
                
                
                
                
                %%   End of datapoint
                                
            end %lpn
        end %spl
    end %clu
end %channel
end %sessions
end %subjects


%% Histogram of differences for Pdc-Pdc and Pdc-IR comparisons, and stats


% For overlay of all rates first
PdcDiffs  = Pdcmat(:,1) - Pdcmat(:,2);
PdIRDiffs = PdIRmat(:,1) - PdIRmat(:,2);

p_rs=ranksum(PdcDiffs,PdIRDiffs);

h_l(1) = lillietest(PdcDiffs);
h_l(2) = lillietest(PdIRDiffs);
if any(h_l==0)
    [~,p_f] = deal(nan);
else
    [~,p_f] = vartest2(PdcDiffs,PdIRDiffs);
end


histbins = -ymaxval:(ymaxval/20):ymaxval;

figure(hfo); hold on
subplot(hspo(5)); hold on

histogram(PdcDiffs,histbins,'FaceColor','b','EdgeColor','b','Normalization','probability')
hold on
% histogram(IRDiffs,histbins,'FaceColor','g','EdgeColor','g','Normalization','probability')
histogram(PdIRDiffs,histbins,'FaceColor','r','EdgeColor','r','Normalization','probability')
title(sprintf('ranksum p = %0.2e,  F-test p=%0.2e',p_rs,p_f))
hold off


% Now for each AM rate separately
for ir = 1:5
    
    PdcDiffs=[];
    PdIRDiffs=[];

    for in = 1:numel(GroupData)
        if ~isfield(GroupData(in),['rate' num2str(AMrates(ir))]) || isempty(GroupData(in).(['rate' num2str(AMrates(ir))]))
            continue
        end
        % Pdc - Pdc
        PdcDiffs  = [PdcDiffs;  [GroupData(in).(['rate' num2str(AMrates(ir))]).PdcData(:,2).(PlotThis)]' - [GroupData(in).(['rate' num2str(AMrates(ir))]).PdcData(:,1).(PlotThis)]' ];
        % Pdc - IR
        PdIRDiffs = [PdIRDiffs; [GroupData(in).(['rate' num2str(AMrates(ir))]).PdIRData(:,2).(PlotThis)]' - [GroupData(in).(['rate' num2str(AMrates(ir))]).PdIRData(:,1).(PlotThis)]' ];
    end 
    
    if isempty(PdcDiffs) || isempty(PdIRDiffs)
        continue
    end
    
    % Stats
    p_rs=ranksum(PdcDiffs,PdIRDiffs);
    
    try
        h_l(1) = lillietest(PdcDiffs);
    catch
        h_l(1) = nan;
    end
    try
        h_l(2) = lillietest(PdIRDiffs);
    catch 
        h_l(2) = nan;
    end
    if any(h_l==0)
        [~,p_f] = deal(nan);
    else
        [~,p_f] = vartest2(PdcDiffs,PdIRDiffs);
    end
    
    % Plot
    figure(hfr(ir));
    subplot(hspr(ir,5)); hold on
    
    histogram(PdcDiffs,histbins,'FaceColor','b','EdgeColor','b','Normalization','probability')
    hold on
    histogram(PdIRDiffs,histbins,'FaceColor','r','EdgeColor','r','Normalization','probability')
    title(sprintf('ranksum p = %0.2e,  F-test p=%0.2e',p_rs,p_f))
    ylim([0 0.4])
    hold off
end



%% Stats for Pdc-IR overlay plots

% Pdc-Pdc
[r,p_r] = corrcoef( Pdcmat(:,1), Pdcmat(:,2) );
p_wsr   = signrank( Pdcmat(:,1), Pdcmat(:,2) );

figure(hfo); hold on
subplot(hspo(1)); hold on
title(sprintf('Pdc-Pdc comparison\nWSR p=%0.2e, Pearson r=%0.2f, p=%0.2e',p_wsr,r(1,2),p_r(1,2)))
hold off

% IR-IR 
[r,p_r] = corrcoef( PdIRmat(:,2), PdIRmat(:,1) );
p_wsr = signrank( PdIRmat(:,2), PdIRmat(:,1) );

subplot(hspo(2)); hold on
title(sprintf('IR-IR comparison\nWSR p=%0.2e, Pearson r=%0.2f, p=%0.2e',p_wsr,r(1,2),p_r(1,2)))
hold off

% Pdc-IR 
[r,p_r] = corrcoef( PdIRmat(:,2), PdIRmat(:,1) );
p_wsr = signrank( PdIRmat(:,2), PdIRmat(:,1) );

subplot(hspo(3)); hold on
title(sprintf('Pdc-IR comparison\nWSR p=%0.2e, Pearson r=%0.2f, p=%0.2e',p_wsr,r(1,2),p_r(1,2)))
hold off




%% IR-Pdc diff against AM rate/distance to BMF
if strcmp(select_stim,'all')
    
    % Diff IR-Pdc, as a function of AMrate
    hfdr = figure; hold on
    set(hfdr,'Position',narrow)
    plot([0 6],[0 0],':k');
    xlim([0 6])
    ylim((ymaxval)*[-1 1])
    ylabel('diff IR-Pdc')
    xlabel('AM rate')
    set(gca,'xtick',1:5,'xticklabel',{'2 Hz' '4 Hz' '8 Hz' '16 Hz' '32 Hz'})
    hold off
    
    % Diff IR-Pdc, as a function of distance to BMF-fr
    hfdd = figure; hold on
    set(hfdd,'Position',narrow)
    plot([-5 5],[0 0],':k');
    xlim([-5 5])
    ylim((ymaxval)*[-1 1])
    ylabel('diff IR-Pdc')
    xlabel('log distance to BMF')
    hold off
    
    
    figure(hfdr); hold on
    plotSpread(hfdrData(:,2),'distributionIdx',hfdrData(:,1),'distributionColors','k')
    boxplot(hfdrData(:,2)',hfdrData(:,1)','Positions',unique(hfdrData(:,1))',...
        'Colors','r','notch','on','Symbol','','Labels',Info.stim_ID_key(2:6)')
    p = kruskalwallis(hfdrData(:,2)',hfdrData(:,1)','off');
    title(sprintf('%s context diff as a fct of AM rate\nKW p=%0.2e',PlotThis,p))
    keyboard
    hold off
    
    figure(hfdd); hold on
    
    plotSpread(hfddData(:,2),'distributionIdx',hfddData(:,1),'distributionColors','k')
    boxplot(hfddData(:,2)',hfddData(:,1)','Positions',unique(hfddData(:,1))','Colors','r','notch','on','Symbol','')
    p = kruskalwallis(hfddData(:,2)',hfddData(:,1)','off');
    title(sprintf('%s context diff as a fct of distance from BMF-fr\nKW p=%0.2e',PlotThis,p))
    hold off
end



%% Check for a relationship between IR/Pdc response and prev pd and prev FR

% HistoryData   = [ AMrate  PrevPd  PrevFR500  PrevFR100  DependentVar_diff_from_Pdc ]

if strcmp(UnitFilt,'Sparse')
    setxlim = [0 15];
else
    setxlim = [0 40];
end

hfd(1)=figure;
set(gcf,'Position',widerect)
hold on
for ir=1:5 
    subplot(1,5,ir); 
    plot(setxlim,[0 0],'k'); hold on
    
    ihf  = HistoryData(:,1)==AMrates(ir);
    
    plot( HistoryData(ihf,4), HistoryData(ihf,6), 'ok','LineWidth',2,'MarkerSize',10)
    
    title([num2str(AMrates(ir)) ' Hz period'])
    set(gca,'xlim',setxlim,'xscale','linear','ylim',ymaxval*[-1 1])
    hold off
end
suptitle('prev 500 ms FR')
hold off


hfd(2)=figure;
set(gcf,'Position',widerect)
hold on
for ir=1:5 
    subplot(1,5,ir); hold on
    plot(setxlim,[0 0],'k')
    
    ihf  = HistoryData(:,1)==AMrates(ir);
    
    plot( HistoryData(ihf,5), HistoryData(ihf,6), 'ok','LineWidth',2,'MarkerSize',10)
    
    title([num2str(AMrates(ir)) ' Hz period'])
    set(gca,'xlim',setxlim,'xscale','linear','ylim',ymaxval*[-1 1])
    hold off
end
suptitle('prev 100 ms FR')
hold off


setxlim = [1 64];

hfd(3)=figure;
set(gcf,'Position',widerect)
hold on
for ir=1:5 
    subplot(1,5,ir); hold on
    plot(setxlim,[0 0],'k')

    ihf  = HistoryData(:,1)==AMrates(ir);
    
    plot( HistoryData(ihf,3), HistoryData(ihf,6), 'ok','LineWidth',2,'MarkerSize',10)
    
    title([num2str(AMrates(ir)) ' Hz period'])
    set(gca,'xlim',setxlim,'xscale','log','ylim',ymaxval*[-1 1])
    hold off
end
suptitle('prev Pd, effect resp to AM rate')
hold off



dBMF = unique(HistoryData(~isnan(HistoryData(:,2)),2));

hfd(4)=figure;
set(gcf,'Position',widerect)
hold on
for ir=1:length(dBMF)
    subplot(1,length(dBMF),ir); hold on
    plot(setxlim,[0 0],'k')

    ihf  = HistoryData(:,2)==dBMF(ir);
    
    plot( HistoryData(ihf,3), HistoryData(ihf,6), 'ok','LineWidth',2,'MarkerSize',10)
    
    title(['BMF + ' num2str(dBMF(ir)) ])
    set(gca,'xlim',setxlim,'xscale','log','ylim',ymaxval*[-1 1])
    hold off
end
suptitle('prev Pd, effect on resp by dBMF')
hold off


setxlim = [min(dBMF)-1 max(dBMF)+1];

hfd(5)=figure;
set(gcf,'Position',widerect)
hold on
for ir=1:5 
    subplot(1,5,ir); hold on
    plot(setxlim,[0 0],'k')

    ihf  = (HistoryData(:,1)==AMrates(ir)) & ~isnan(HistoryData(:,2));
    
    plot( HistoryData(ihf,2), HistoryData(ihf,6), 'ok','LineWidth',2,'MarkerSize',10)
    
    title([num2str(AMrates(ir)) ' Hz period'])
    set(gca,'xlim',setxlim,'ylim',ymaxval*[-1 1])
    hold off
end
suptitle('This Pd relation to BMF')
hold off








%% SAVE PLOTS AND DATA
% UnitFilt
savedir = fullfile(fn.processed,'MPHmetrics',UnitFilt);
if ~exist(savedir,'dir')
    mkdir([savedir '/svg']);
    mkdir([savedir '/eps']);
end

for ir = 1:5
    savename = sprintf('MPHs_%iHz_%s_%s',AMrates(ir),PlotThis,select_stim);
    % eps
    print_eps_kp(hfr(ir),fullfile([savedir '/eps'],[savename '_rates']))
    % svg
    print_svg_kp(hfr(ir),fullfile([savedir '/svg'],[savename '_rates']))
end

savename = sprintf('MPHs_ALLrates_%s_%s',PlotThis,select_stim);
print_eps_kp(hfo,fullfile([savedir '/eps'],[savename '_overlay']))
print_svg_kp(hfo,fullfile([savedir '/svg'],[savename '_overlay']))


% Also save comparison plots

savedir = [savedir '_Comparisons'];
if ~exist(savedir,'dir')
    mkdir([savedir '/svg']);
    mkdir([savedir '/eps']);
end

if strcmp(select_stim,'all')
    savename = sprintf('DiffByAMrate_%s_%s',PlotThis,select_stim);
    print_eps_kp(hfdr,fullfile([savedir '/eps'],savename))
    print_svg_kp(hfdr,fullfile([savedir '/svg'],savename))
    
    savename = sprintf('DiffByBMF_%s_%s',PlotThis,select_stim);
    print_eps_kp(hfdd,fullfile([savedir '/eps'],savename))
    print_svg_kp(hfdd,fullfile([savedir '/svg'],savename))
end

savename = sprintf('PdDiffs_FR500_%s_%s',PlotThis,select_stim);
print_eps_kp(hfd(1),fullfile([savedir '/eps'],savename))
print_svg_kp(hfd(1),fullfile([savedir '/svg'],savename))

savename = sprintf('PdDiffs_FR100_%s_%s',PlotThis,select_stim);
print_eps_kp(hfd(2),fullfile([savedir '/eps'],savename))
print_svg_kp(hfd(2),fullfile([savedir '/svg'],savename))

savename = sprintf('PdDiffs_PrevPd_%s_%s',PlotThis,select_stim);
print_eps_kp(hfd(3),fullfile([savedir '/eps'],savename))
print_svg_kp(hfd(3),fullfile([savedir '/svg'],savename))

savename = sprintf('PdDiffs_dBMF_PrevPd_%s_%s',PlotThis,select_stim);
print_eps_kp(hfd(4),fullfile([savedir '/eps'],savename))
print_svg_kp(hfd(4),fullfile([savedir '/svg'],savename))

savename = sprintf('PdDiffs_ThisPd_dBMF_%s_%s',PlotThis,select_stim);
print_eps_kp(hfd(5),fullfile([savedir '/eps'],savename))
print_svg_kp(hfd(5),fullfile([savedir '/svg'],savename))




% Also save GroupData
savename = sprintf('MPHs_%s',select_stim);
save(fullfile(savedir,savename),'GroupData','-v7.3')





% keyboard





end %function
